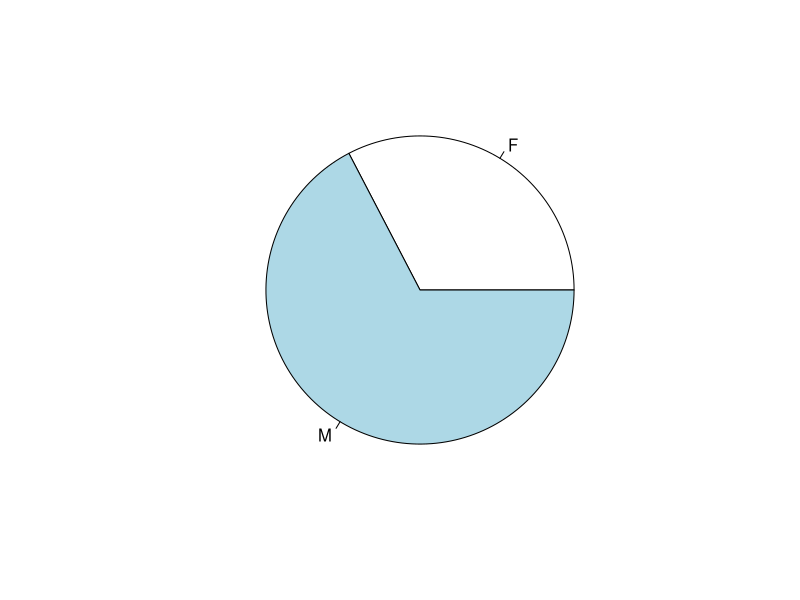
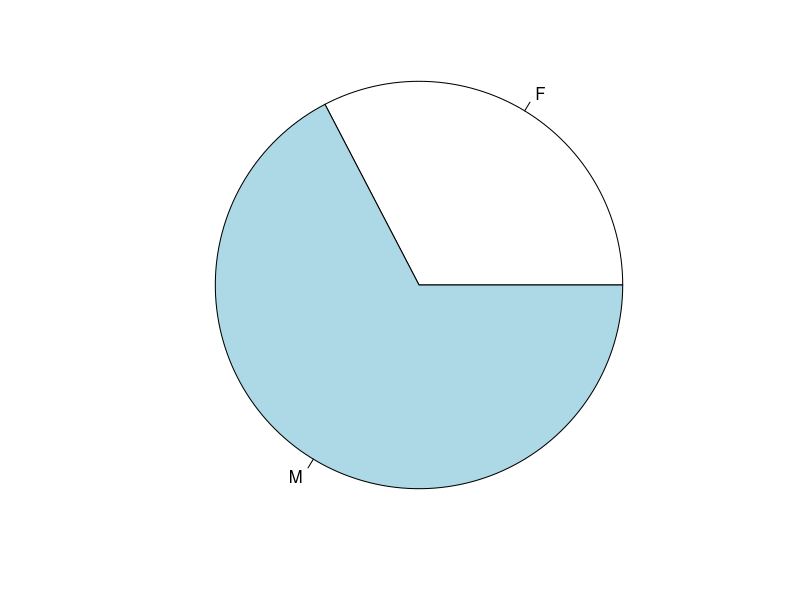
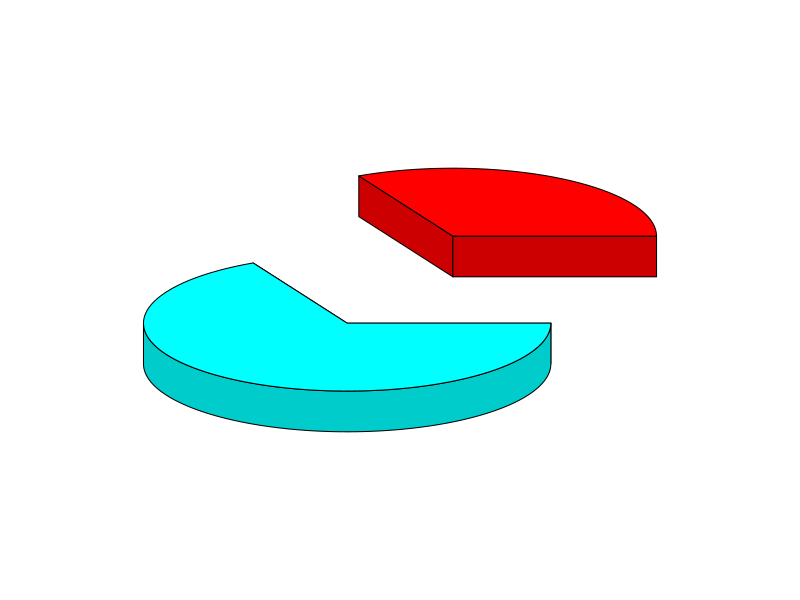
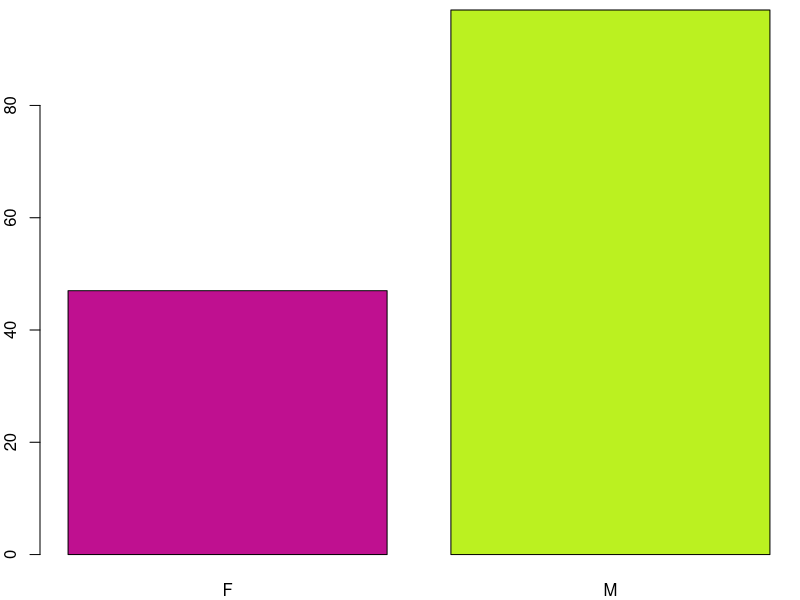
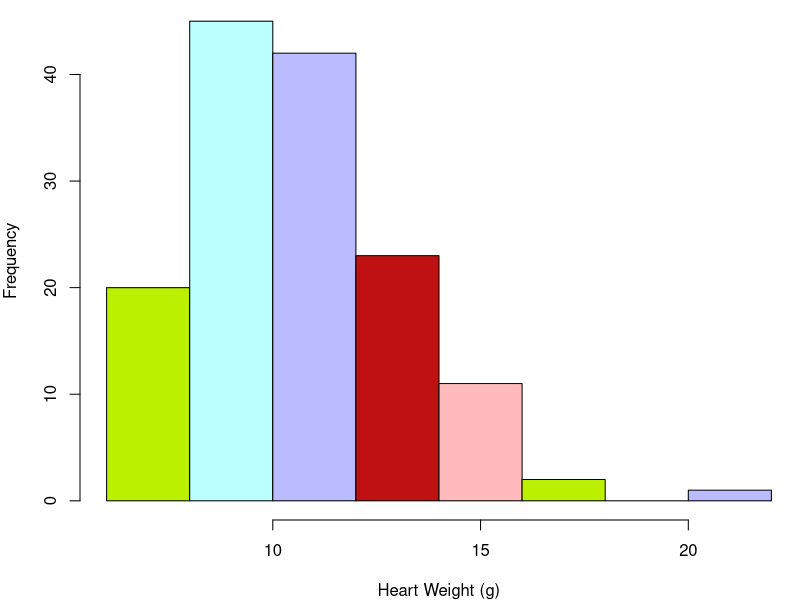
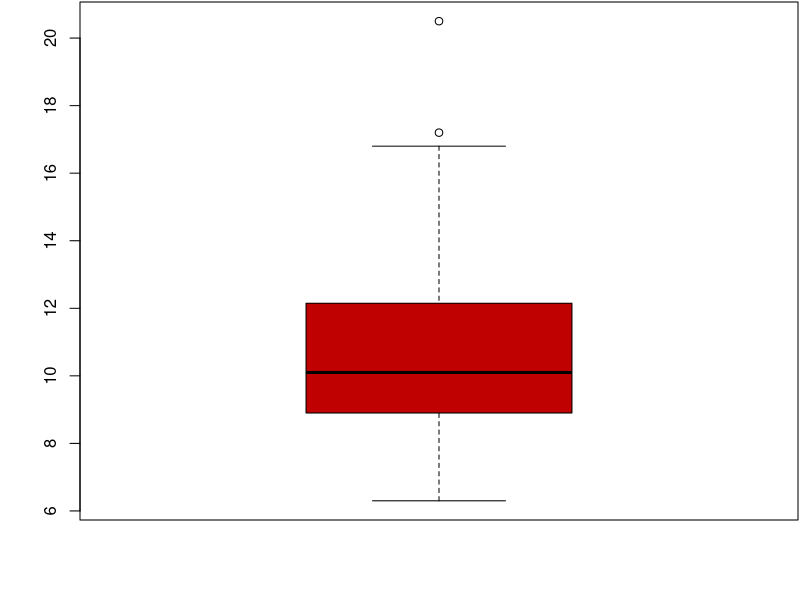
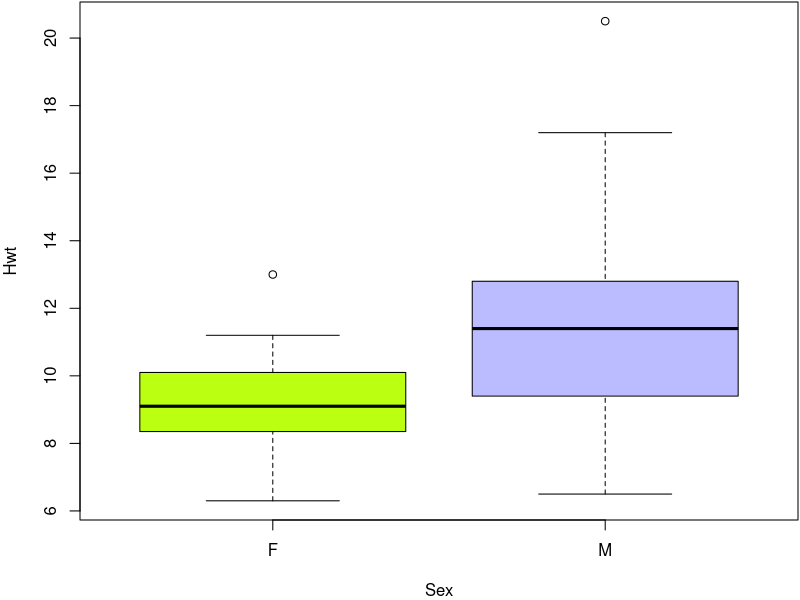
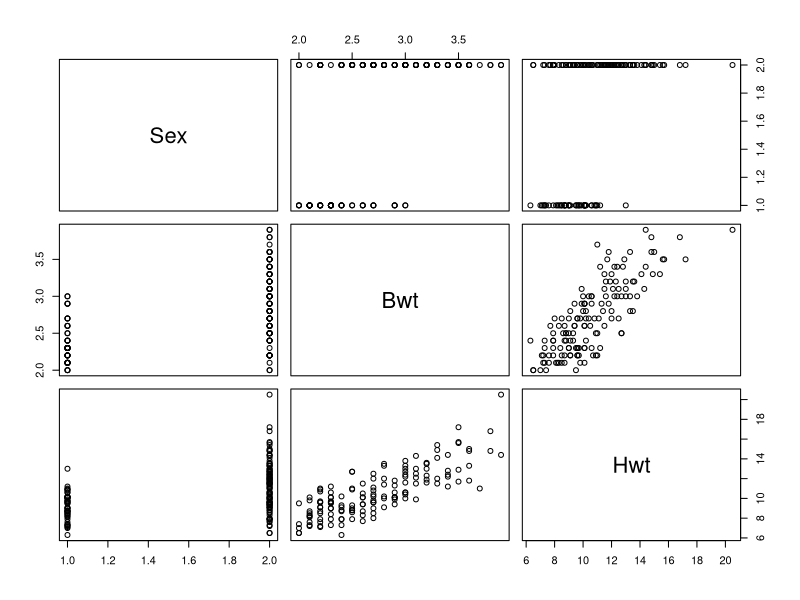

These charts were generated, in order, by the following R code:
# Thu May 23 11:54:47 2024 ------------------------------
###############################################################################
###                      DESCRIPTIVE STATISTICS                            ####
###############################################################################
### Graphical Descriptives
library(MASS)
Insurance$District # Categorical with nominal scale
table(Insurance$District)

Insurance$Group #Ordinal scale
table(Insurance$Group)

Insurance$Age
table(Insurance$Age)

cats
sex.freq <- table(cats$Sex)
pie(sex.freq)
### Margins
par(mar=c(2,2,0.5,0.1))
pie(sex.freq)
library(plotrix)
pie3D(sex.freq,explode = 0.5)


### BAR CHAT
barplot(sex.freq,
        col= c("#bf1090","#bbf120"),
        horiz = F,density = NULL,beside=T,angle=30)


#### QUANTITVE DATA
#### HISTOGRAM
?hist
par(mar=c(4,4,0.1,0.1))
hist(cats$Hwt,
     xlab= "Heart Weight (g)",
     main="",
     col=c("#bbf001","#bff","#bbf","#bf1111","#fbb"))


### STEM AND LEAF  PLOT
stem(cats$Hwt)


### BOX AND WHISKER PLOT
?boxplot
boxplot(cats$Hwt,col="#bf0101")

### SIDE BY SIDE BOXPLOT
boxplot(Hwt~Sex,data=cats,col=c("#bf1","#bbf"))
colnames(cats)


### SCATTER PLOT
plot(cats)
plot(x = anorexia$Prewt,
     y = anorexia$Postwt,
     xlab = "Pre weight (kg)",
     ylab = "Post weight (kg)")


### ASSIGNMENTS
### 1. interpret the graphs
### 2. video on side by side plots
